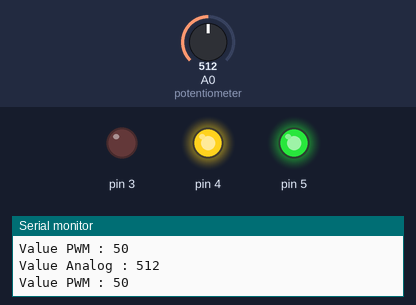
Bench run of a sketch on a simulated Arduino Mega 2560, built with avr-gcc and run on an emulated ATmega2560. Shown: output pins drawn as LEDs (lit = HIGH), the last lines printed to the serial monitor. Dashed ring = blinking. The inputs (shaded band) are chosen by the test bench; at power-on: A0 (potentiometer) = 512.

Above: at 1.3 s.
1.4 s: A0 (potentiometer) set to 678
2.9 s: A0 (potentiometer) set to 693
At 3.7 s:
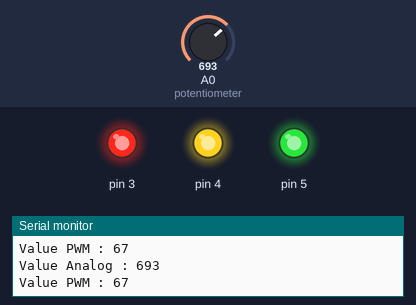
4.5 s: A0 (potentiometer) set to 1023
At 5.3 s:
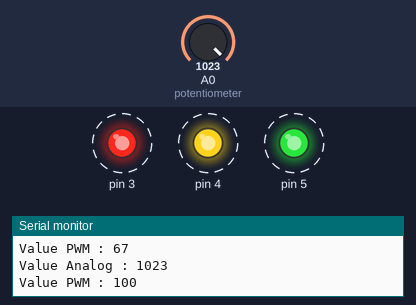
7.5 s: A0 (potentiometer) set to 306
At 8.5 s:
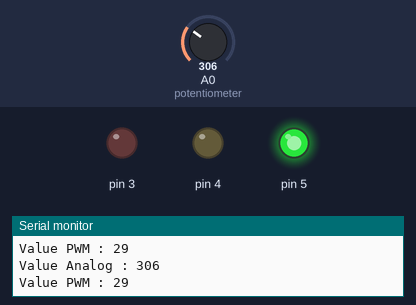
9.0 s: A0 (potentiometer) set to 339
10.5 s: A0 (potentiometer) set to 358
At 11.0 s:
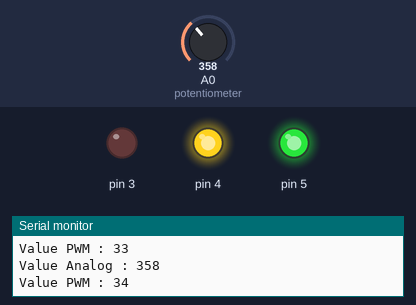
Timing chart, 0 to 13.0 s (numbered marks = the images above; inputs shaded):
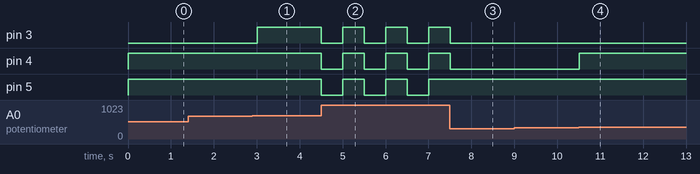

The sketch:

sketch.ino
```cpp
void setup() {
  // put your setup code here, to run once:
  pinMode(3, OUTPUT);
  pinMode(4, OUTPUT);
  pinMode(5, OUTPUT);
  pinMode(A0, INPUT);
  Serial.begin(9600);

}

void loop() {
  // put your main code here, to run repeatedly:
  int ITO = analogRead(A0);
  int pwm = map (ITO, 0, 1023, 0, 100);

  Serial.print("Value Analog : ");
  Serial.println(ITO);
  Serial.print("Value PWM : ");
  Serial.println(pwm);

  analogWrite(5, 0);
  analogWrite(4, 0);
  analogWrite(3, 0);

  if(pwm >= 0 && pwm <= 33){
    analogWrite(5, 255);
  } else if (pwm >= 34 && pwm <= 66){
    analogWrite(5, 255);
    analogWrite(4, 255);
  }else if (pwm >= 67 && pwm <= 99){
    analogWrite(5, 255);
    analogWrite(4, 255);
    analogWrite(3, 255);
  } else if (pwm == 100){
    analogWrite(5, 0);
    analogWrite(4, 0);
    analogWrite(3, 0);
    delay(500);
    analogWrite(5, 255);
    analogWrite(4, 255);
    analogWrite(3, 255);
  }

  delay(500);
}
```

Measured:
- the behaviour switches between 685 and 686 on A0 (potentiometer) (found by bisection; images 0 and 1)
- the behaviour switches between 347 and 348 on A0 (potentiometer) (found by bisection; images 3 and 4)
- after the input at 2.9 s, pin 3: LOW → HIGH after 0.11 s
- after the input at 4.5 s, pin 3–5: alternates HIGH for 0.50 s and LOW for 0.50 s, starting at once
- after the input at 7.5 s, pin 3, pin 4: goes on until 7.5 s, then stays LOW; pin 5: stays HIGH (without the input it goes to LOW after 0.01 s)
- after the input at 10.5 s, pin 4: LOW → HIGH at once
